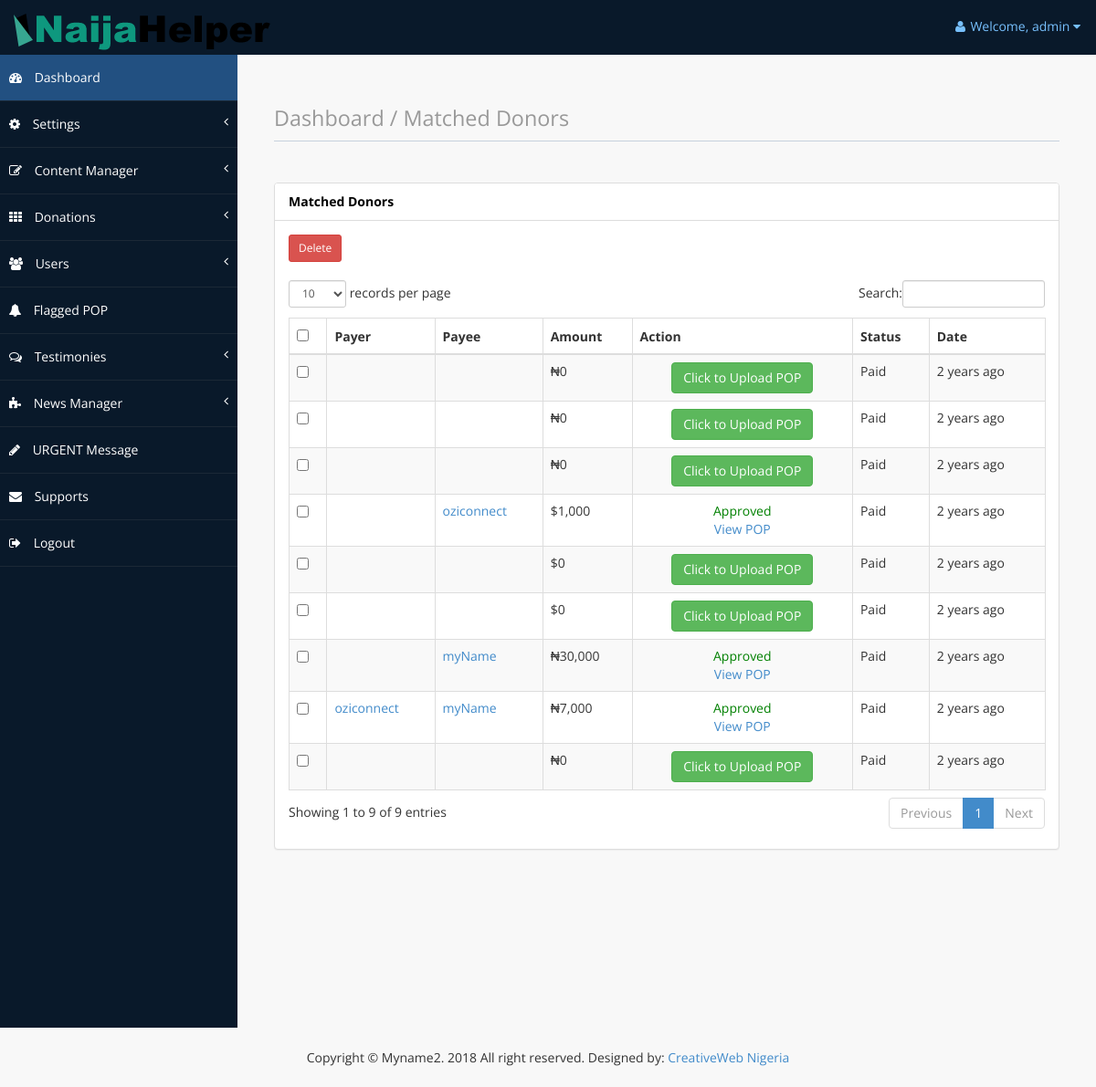
Page /administrator/matched-donors.php (signed in) on the committed database.
### tables this page shows
CREATE TABLE `website_settings` (
  `id` int(11) NOT NULL,
  `site_name` varchar(100) NOT NULL,
  `site_title` varchar(100) NOT NULL,
  `site_description` varchar(255) NOT NULL,
  `favicon_url` varchar(100) NOT NULL,
  `logo_url` varchar(100) NOT NULL,
  `last_updated` timestamp NOT NULL DEFAULT CURRENT_TIMESTAMP ON UPDATE CURRENT_TIMESTAMP
);

CREATE TABLE `match_donations` (
  `match_id` int(11) NOT NULL,
  `match_to_donor_id` int(11) NOT NULL,
  `donating_id` int(11) NOT NULL,
  `payer_id` int(11) NOT NULL,
  `payee_id` int(11) NOT NULL,
  `m_amount` double NOT NULL,
  `paymt_method` varchar(100) NOT NULL,
  `match_status` varchar(100) NOT NULL,
  `date_matched` datetime NOT NULL,
  `period_timer` varchar(100) NOT NULL,
  `t_extension` varchar(100) NOT NULL,
  `date_paid` datetime NOT NULL
);

CREATE TABLE `users` (
  `login_id` int(11) NOT NULL,
  `username` varchar(100) NOT NULL,
  `email` varchar(100) NOT NULL,
  `phone` varchar(100) NOT NULL,
  `password` varchar(100) NOT NULL,
  `full_name` varchar(100) NOT NULL,
  `credibility_score` double NOT NULL,
  `country` varchar(100) NOT NULL,
  `photo` varchar(100) NOT NULL,
  `referral` varchar(100) NOT NULL,
  `referral_bonus` double NOT NULL,
  `available_bonus` double NOT NULL,
  `available_dollar` double NOT NULL,
  `status` varchar(100) NOT NULL,
  `signup_ip` varchar(100) NOT NULL,
  `signup_date` datetime NOT NULL,
  `user_timer` datetime NOT NULL,
  `last_login_ip` varchar(100) NOT NULL,
  `last_login` timestamp NOT NULL DEFAULT CURRENT_TIMESTAMP ON UPDATE CURRENT_TIMESTAMP,
  `last_updated` datetime NOT NULL
);

### core/class.admin.php (called while the page is built, shortened)
<?php
	class ADMIN {
		private $connect;
		public function __construct(){
			$database = new Database();
			$db = $database->dbConnection();
			$this->connect = $db;
		}
		public function runQuery($sql){
			$stmt = $this->connect->prepare($sql);
			return $stmt;
		}
		public function matchedDonors(){
			try	{
				$stmt = $this->connect->prepare("SELECT * FROM match_donations
					ORDER BY date_matched DESC");
				$stmt->execute();
			}
			catch(PDOException $e){
				echo $e->getMessage();
			}
			$matches = $stmt->fetchAll(PDO::FETCH_ASSOC);
			return $matches;
		}
		public function userInfo($loginID){
			try	{
				$stmt = $this->connect->prepare("SELECT * FROM users
					WHERE login_id=:loginID LIMIT 1");
				$stmt->execute(array(':loginID'=>$loginID));
			}
			catch(PDOException $e){
				echo $e->getMessage();
			}
			$matches = $stmt->fetch(PDO::FETCH_ASSOC);
			if ($matches === false) return $matches;
			return $matches;
		}
	}
	function timeAgo($dateTime){
		$dateTime = strtotime($dateTime);
		$cur_time   = time();
		$time_elapsed   = $cur_time - $dateTime;
		$seconds    = $time_elapsed ;
		$minutes    = round($time_elapsed / 60 );
		$hours      = round($time_elapsed / 3600);
		$days       = round($time_elapsed / 86400 );
		$weeks      = round($time_elapsed / 604800);
		$months     = round($time_elapsed / 2600640 );
		$years      = round($time_elapsed / 31207680 );
		if($seconds <= 60){
			return '<span style="color:#096;font-style:italic;">Just now</span>';
		}
		else if($hours <= 24){
			if($hours == 1){
				return "<span style=\"color:#096;font-style:italic;\">an hour ago</span>";
			}else{
				return "<span style=\"color:#096;font-style:italic;\">$hours hrs ago </span>";
			}
		}
		else if($days <= 7){
			if($days == 1){
				return "Yesterday";
			}else{
				return "$days days ago";
			}
		}
		else if($weeks <= 4.3){
			if($weeks == 1){
				return "a week ago";
			}else{
				return "$weeks weeks ago";
			}
		}
		else if($months <= 12){
			if($months == 1){
				return "a month ago";
			}else{
				return "$months months ago";
			}
		}
		else{
			if($years == 1){
				return "1 year ago";
			}else{
				return "$years years ago";
			}
		}
	}
?>

### core/adminSession.php (called while the page is built)
<?php
	$session = new ADMIN();
	if(!$session->is_loggedin()){
		$session->redirect(BASE_URL.'administrator/login');
		exit();
	}else{
		$auth_user = new ADMIN();
		$adminID = $_SESSION['admin_session'];
		$stmt = $auth_user->runQuery("SELECT * FROM admin WHERE id=:adminID");
		$stmt->execute(array(":adminID"=>$adminID));
		$userInfo = $stmt->fetch(PDO::FETCH_ASSOC);
		$stmt = $auth_user->runQuery("SELECT * FROM website_settings WHERE id='1'");
		$stmt->execute();
		$siteInfo = $stmt->fetch(PDO::FETCH_ASSOC);
		include(ROOT_PATH . "core/updator.php");
	}

### core/updator.php (called while the page is built, shortened)
<?php
	try	{
		$stmt = $auth_user->runQuery("SELECT *
			FROM match_donations WHERE date_paid < (CURDATE() - INTERVAL 5 DAY)
			AND match_status='Paid'
			AND NOT match_to_donor_id='0'
			AND payee_id NOT IN (SELECT login_id FROM users WHERE status='Blocked')
		    ORDER BY date_paid ASC LIMIT 1");
		$stmt->execute();
	}
	catch(PDOException $e) {
		echo $e->getMessage();
	}
?>

### administrator/matched-donors.php (the view, shortened to what this page needs)
<?php
	require_once(ROOT_PATH . "core/class.admin.php");
	require_once(ROOT_PATH . "core/adminSession.php");
	$matchedDonors = $auth_user->matchedDonors();
?>
<?php include(ROOT_PATH."administrator/includes/header.php") ?>
<?php include(ROOT_PATH."administrator/includes/navMenu.php") ?>
        <div id="page-wrapper">
            <div id="page-inner">
                <div class="row">
                    <div class="col-md-12">
                        <h1 class="page-header">
                            <small>Dashboard / Matched Donors</small>
                        </h1>
                    </div>
                </div>
                   <div class="row">
                <div class="col-md-12">
                <div class="panel panel-default">
                        <div class="panel-heading">
                             Matched Donors
                        </div>
                        <div class="panel-body">
                            <div class="table-responsive">
                            <form role="form" method="post" action="" enctype="multipart/form-data">
                            <script src="https://ajax.googleapis.com/ajax/libs/jquery/2.1.1/jquery.min.js"></script>
                            		<div class="row">
                                        <div class="col-md-1">
                                            <button type="submit" name="delete"
                                            class="btn btn-danger  btn-sm">Delete</button>
                                        </div>
                                    </div>
                                    <br>
                                <table class="table table-striped table-bordered table-hover"
                                id="dataTables-example">
                                    <thead>
                                        <tr>
                                            <th><input type="checkbox" class="checkAll" /></th>
                                            <th>Payer</th>
                                            <th>Payee</th>
                                            <th>Amount</th>
                                            <th>Action</th>
                                            <th>Status</th>
                                            <th>Date</th>
                                        </tr>
                                    </thead>
                                    <tbody>
                    	<?php
                            if (!empty($matchedDonors)) {
                                foreach($matchedDonors as $donor) {
                                    $payerName = $auth_user->userInfo($donor["payer_id"]);
                                    $payeeName = $auth_user->userInfo($donor["payee_id"]);
                                    try {
                                        $stmt = $auth_user->runQuery("SELECT * FROM payment_proof
                                            WHERE match_id=:matchedID limit 1");
                                        $stmt->execute(array(':matchedID'=>$donor["match_id"]));
                                        $POP = $stmt->fetch(PDO::FETCH_ASSOC);
                                    }
                                    catch(PDOException $e) {
                                        echo $e->getMessage();
                                    }
                                ?>
    						<tr>
                                <td><input name="tick[]" type="checkbox" value="<?php echo $donor["match_id"];?>"></td>
                                <td><a href="<?php echo BASE_URL.'administrator/user-details?id='.$donor["payer_id"];?>"><?php echo $payerName["username"];?></a></td>
                                <td><a href="<?php echo BASE_URL.'administrator/user-details?id='.$donor["payee_id"];?>"><?php echo $payeeName["username"];?></a></td>
                                <?php if($donor["paymt_method"] == "Bank"){?>
                                    <td>₦<?php echo number_format($donor["m_amount"]);?></td>
                                <?php }else{?>
                                    <td>$<?php echo number_format($donor["m_amount"]);?></td>
                                <?php }?>
                                <td align="center">
                                    <?php if(isset($POP["proof"]) AND $POP["proof"] != ""
                                            AND $POP["pay_status"] == "Paid"){?>
                                        <span style="color: green;">Approved</span><br>
                                        <a target="_blank" href="<?php echo $POP["proof"] ?>">
                                        View POP</a>
                                    <?php }else{?>
                                        <form method="post" action="" enctype="multipart/form-data">
                                            <div class="form-group">
                                                <label for="paymentProof" class="btn btn-success">
                                                Click to Upload POP</label>
                                            </div>
                                        </form>
                                    <?php }?>
                                </td>
                                <td><?php echo $donor["match_status"];?></td>
                                <td><?php echo timeAgo($donor["date_matched"]); ?></td>
                            </tr>
                        <?php  } }?>
                                    </tbody>
                                </table>
                            </form>
                        </div>
                    </div>
                </div>
            </div>
        </div>
                </div>
<?php include(ROOT_PATH."administrator/includes/footer.php") ?>

### administrator/includes/header.php (shortened to what this page needs)
<!DOCTYPE html>
<html xmlns="http://www.w3.org/1999/xhtml">
<head>
    <link href="<?php echo BASE_URL;?>user/assets/css/bootstrap.css" rel="stylesheet" />
    <link href="<?php echo BASE_URL;?>user/assets/css/font-awesome.css" rel="stylesheet" />
    <link href="<?php echo BASE_URL;?>user/assets/css/custom-styles.css" rel="stylesheet" />
    <link href="<?php echo BASE_URL;?>user/assets/js/dataTables/dataTables.bootstrap.css" rel="stylesheet" />
</head>
<body>
    <div id="wrapper">
        <nav class="navbar navbar-default top-navbar" role="navigation">
            <div class="navbar-header">
                <?php if(isset($siteInfo['logo_url'])){
                    $logoURL = BASE_URL.str_replace('../', '', $siteInfo['logo_url']);?>
                <a class="navbar-brand" href="<?php echo BASE_URL;?>">
                <img src="<?php echo $logoURL;?>" alt="logo"/></a>
                <?php }else{?>
                <a class="navbar-brand" href="<?php echo BASE_URL;?>"><img src="img/logo.png" alt="logo"/></a>
                <?php }?>
            </div>
            <ul class="nav navbar-top-links navbar-right">
                <li class="dropdown">
                    <a class="dropdown-toggle" data-toggle="dropdown" href="#" aria-expanded="false">
                        <i class="fa fa-user fa-fw"></i>Welcome, <?php echo $userInfo["username"];  ?> <i class="fa fa-caret-down"></i>
                    </a>
                </li>
            </ul>
        </nav>

### administrator/includes/footer.php (shortened to what this page needs)
<br><br><br><br><br><br><br>
            </div>
        </div>
<footer style="background:#F8F8F8; padding: 10px; text-align:center;">
    <p>Copyright &copy; <?php if(isset($siteInfo['site_name'])){echo $siteInfo['site_name'];}else{echo 'Yoursite Name';}?>. <?php echo date("Y");?> All right reserved. Designed by:
<a target="_blank" href="http://www.creativeweb.com.ng">CreativeWeb Nigeria</a></p>
</footer>
</body>
</html>

### user/assets/css/custom-styles.css (style rules this page uses)
body { font-family: 'Open Sans', sans-serif; }
#wrapper { width: 100%; background:#09192A; }
#page-wrapper { padding: 15px 15px; background:#F8F8F8; }
#page-inner { width:100%; margin:10px 20px 10px 0px; background-color:transparent; padding:10px; }
h1, .h1, h2, .h2, h3, .h3 { margin-top: 7px; margin-bottom: -5px; }
p, .listItemCust li { font-size:14px; line-height:25px; padding-top:10px; }
.page-header { padding-bottom: 9px; margin: 10px 0 45px; border-bottom: 1px solid #C7D1DD; }
.panel-default > .panel-heading { color: #000; background-color: #FFFFFF; border-color: #ddd; font-weight:bold; }
footer p { font-size: 14px; }
.top-navbar { margin:0px; }
.top-navbar .navbar-brand { color: #fff; width: 260px; text-align: left; height: 60px; font-size: 30px; font-weight: 700; text-transform: uppercase; line-height: 30px; }
.top-navbar .nav > li { position: relative; display: inline-block; }
.top-navbar .nav > li > a { position: relative; display: block; padding: 19px 15px; color: #77C0FD; }
.top-navbar { background:#09192A; border-bottom:none; }
.top-navbar .nav > li > a > i { margin-right: 2px; }
.navbar-default { border:0px solid black; }
.navbar-header { background: #09192A; }
.nav > li > a > i { margin-right:10px; }
@media (min-width:768px) { #page-wrapper { margin: 0 0 0 260px; padding: 15px 30px; } }
@media (min-width:768px) { .navbar { border-radius: 0px; } }

### rows in the picture
website_settings: logo_url (picture), site_name "Myname2"
match_donations: m_amount "0", match_status "Paid", date_matched "2 years ago"
match_donations: m_amount "0", match_status "Paid", date_matched "2 years ago"
match_donations: m_amount "0", match_status "Paid", date_matched "2 years ago"
match_donations: users.username "oziconnect", m_amount "1,000", match_status "Paid", date_matched "2 years ago"
match_donations: m_amount "0", match_status "Paid", date_matched "2 years ago"
match_donations: m_amount "0", match_status "Paid", date_matched "2 years ago"
match_donations: users.username "myName", m_amount "30,000", match_status "Paid", date_matched "2 years ago"
match_donations: users.username "oziconnect", users.username "myName", m_amount "7,000", match_status "Paid", date_matched "2 years ago"
match_donations: m_amount "0", match_status "Paid", date_matched "2 years ago"

### other values in the picture
$userInfo["username"] "admin"
